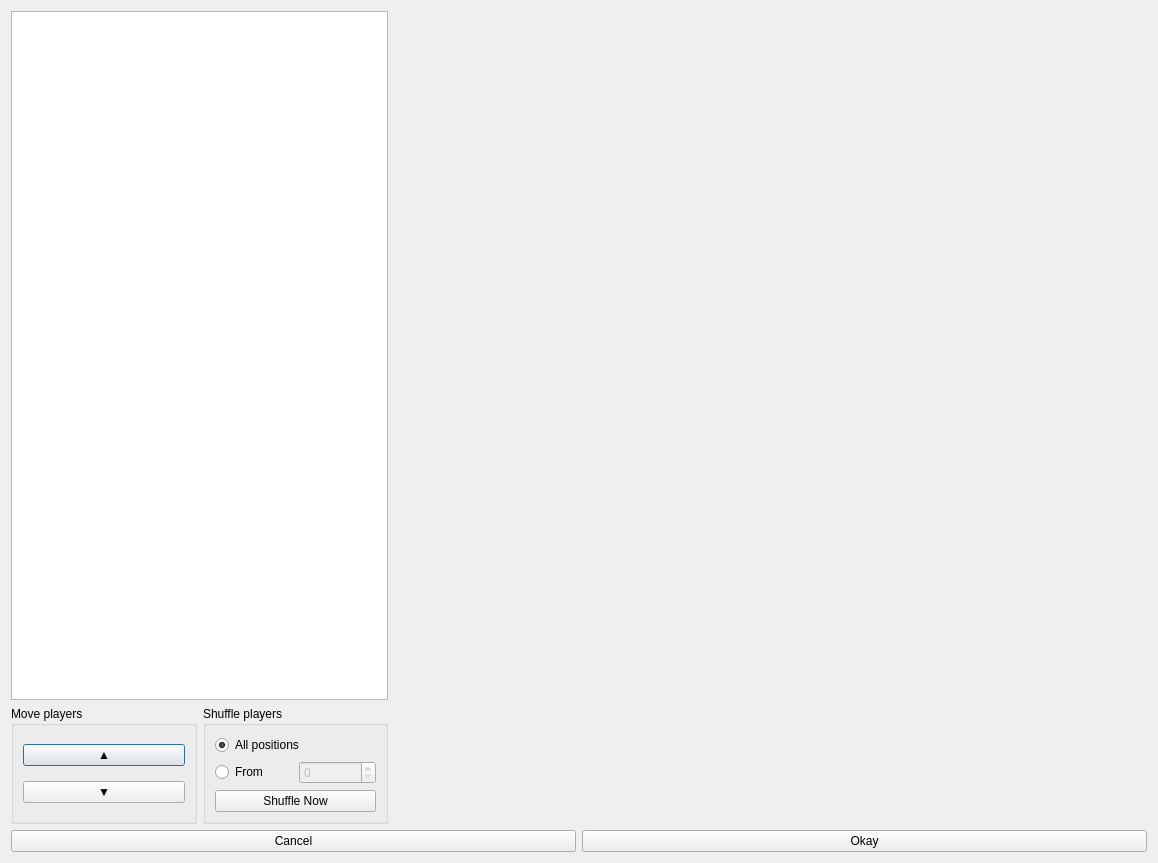
<?xml version="1.0" encoding="UTF-8"?>
<ui version="4.0">
 <class>DlgSeedingEditor</class>
 <widget class="QDialog" name="DlgSeedingEditor">
  <property name="geometry">
   <rect>
    <x>0</x>
    <y>0</y>
    <width>1158</width>
    <height>863</height>
   </rect>
  </property>
  <property name="windowTitle">
   <string>Define seeding</string>
  </property>
  <layout class="QVBoxLayout" name="verticalLayout_2">
   <item>
    <layout class="QVBoxLayout" name="verticalLayout">
     <item>
      <layout class="QHBoxLayout" name="horizontalLayout" stretch="1,2">
       <item>
        <layout class="QVBoxLayout" name="verticalLayout_6">
         <item>
          <widget class="SeedingListWidget" name="lwSeeding">
           <property name="horizontalScrollBarPolicy">
            <enum>Qt::ScrollBarAlwaysOff</enum>
           </property>
           <property name="selectionMode">
            <enum>QAbstractItemView::SingleSelection</enum>
           </property>
           <property name="selectionBehavior">
            <enum>QAbstractItemView::SelectRows</enum>
           </property>
           <property name="showGrid">
            <bool>false</bool>
           </property>
          </widget>
         </item>
         <item>
          <layout class="QHBoxLayout" name="horizontalLayout_4">
           <item>
            <widget class="QGroupBox" name="groupBox">
             <property name="title">
              <string>Move players</string>
             </property>
             <layout class="QVBoxLayout" name="verticalLayout_7">
              <item>
               <widget class="QPushButton" name="btnUp">
                <property name="text">
                 <string>▲</string>
                </property>
               </widget>
              </item>
              <item>
               <widget class="QPushButton" name="btnDown">
                <property name="text">
                 <string>▼</string>
                </property>
               </widget>
              </item>
             </layout>
            </widget>
           </item>
           <item>
            <widget class="QGroupBox" name="gbShuffle">
             <property name="sizePolicy">
              <sizepolicy hsizetype="Preferred" vsizetype="Preferred">
               <horstretch>0</horstretch>
               <verstretch>0</verstretch>
              </sizepolicy>
             </property>
             <property name="title">
              <string>Shuffle players</string>
             </property>
             <property name="flat">
              <bool>false</bool>
             </property>
             <layout class="QVBoxLayout" name="verticalLayout_5">
              <item>
               <layout class="QVBoxLayout" name="verticalLayout_4" stretch="0,0,0">
                <item>
                 <widget class="QRadioButton" name="rbShuffleAll">
                  <property name="text">
                   <string>All positions</string>
                  </property>
                  <property name="checked">
                   <bool>true</bool>
                  </property>
                  <attribute name="buttonGroup">
                   <string notr="true">bgSuffleRange</string>
                  </attribute>
                 </widget>
                </item>
                <item>
                 <layout class="QHBoxLayout" name="horizontalLayout_3" stretch="0,0">
                  <property name="sizeConstraint">
                   <enum>QLayout::SetDefaultConstraint</enum>
                  </property>
                  <item>
                   <widget class="QRadioButton" name="rbShuffleRange">
                    <property name="text">
                     <string>From</string>
                    </property>
                    <attribute name="buttonGroup">
                     <string notr="true">bgSuffleRange</string>
                    </attribute>
                   </widget>
                  </item>
                  <item>
                   <widget class="QSpinBox" name="sbRangeMin">
                    <property name="enabled">
                     <bool>false</bool>
                    </property>
                   </widget>
                  </item>
                 </layout>
                </item>
                <item>
                 <widget class="QPushButton" name="btnShuffle">
                  <property name="text">
                   <string>Shuffle Now</string>
                  </property>
                 </widget>
                </item>
               </layout>
              </item>
             </layout>
            </widget>
           </item>
          </layout>
         </item>
        </layout>
       </item>
       <item>
        <widget class="SimpleReportLib::SimpleReportViewer" name="repView" native="true"/>
       </item>
      </layout>
     </item>
    </layout>
   </item>
   <item>
    <layout class="QHBoxLayout" name="horizontalLayout_2">
     <item>
      <widget class="QPushButton" name="btnCancel">
       <property name="text">
        <string>Cancel</string>
       </property>
      </widget>
     </item>
     <item>
      <widget class="QPushButton" name="btnOkay">
       <property name="text">
        <string>Okay</string>
       </property>
      </widget>
     </item>
    </layout>
   </item>
  </layout>
 </widget>
 <customwidgets>
  <customwidget>
   <class>SimpleReportLib::SimpleReportViewer</class>
   <extends>QWidget</extends>
   <header location="global">SimpleReportGeneratorLib/SimpleReportViewer.h</header>
   <container>1</container>
  </customwidget>
  <customwidget>
   <class>SeedingListWidget</class>
   <extends>QTableWidget</extends>
   <header>ui/SeedingListWidget.h</header>
  </customwidget>
 </customwidgets>
 <resources/>
 <connections>
  <connection>
   <sender>btnCancel</sender>
   <signal>clicked()</signal>
   <receiver>DlgSeedingEditor</receiver>
   <slot>reject()</slot>
   <hints>
    <hint type="sourcelabel">
     <x>174</x>
     <y>458</y>
    </hint>
    <hint type="destinationlabel">
     <x>342</x>
     <y>240</y>
    </hint>
   </hints>
  </connection>
  <connection>
   <sender>btnOkay</sender>
   <signal>clicked()</signal>
   <receiver>DlgSeedingEditor</receiver>
   <slot>accept()</slot>
   <hints>
    <hint type="sourcelabel">
     <x>510</x>
     <y>458</y>
    </hint>
    <hint type="destinationlabel">
     <x>342</x>
     <y>240</y>
    </hint>
   </hints>
  </connection>
  <connection>
   <sender>btnDown</sender>
   <signal>clicked()</signal>
   <receiver>DlgSeedingEditor</receiver>
   <slot>onBtnDownClicked()</slot>
   <hints>
    <hint type="sourcelabel">
     <x>597</x>
     <y>141</y>
    </hint>
    <hint type="destinationlabel">
     <x>342</x>
     <y>240</y>
    </hint>
   </hints>
  </connection>
  <connection>
   <sender>btnShuffle</sender>
   <signal>clicked()</signal>
   <receiver>DlgSeedingEditor</receiver>
   <slot>onBtnShuffleClicked()</slot>
   <hints>
    <hint type="sourcelabel">
     <x>601</x>
     <y>368</y>
    </hint>
    <hint type="destinationlabel">
     <x>342</x>
     <y>240</y>
    </hint>
   </hints>
  </connection>
  <connection>
   <sender>btnUp</sender>
   <signal>clicked()</signal>
   <receiver>DlgSeedingEditor</receiver>
   <slot>onBtnUpClicked()</slot>
   <hints>
    <hint type="sourcelabel">
     <x>597</x>
     <y>66</y>
    </hint>
    <hint type="destinationlabel">
     <x>342</x>
     <y>240</y>
    </hint>
   </hints>
  </connection>
  <connection>
   <sender>bgSuffleRange</sender>
   <signal>buttonClicked(int)</signal>
   <receiver>DlgSeedingEditor</receiver>
   <slot>onShuffleModeChange()</slot>
   <hints>
    <hint type="sourcelabel">
     <x>-1</x>
     <y>-1</y>
    </hint>
    <hint type="destinationlabel">
     <x>342</x>
     <y>240</y>
    </hint>
   </hints>
  </connection>
  <connection>
   <sender>lwSeeding</sender>
   <signal>currentCellChanged(int,int,int,int)</signal>
   <receiver>DlgSeedingEditor</receiver>
   <slot>onSelectionChanged()</slot>
   <hints>
    <hint type="sourcelabel">
     <x>267</x>
     <y>347</y>
    </hint>
    <hint type="destinationlabel">
     <x>342</x>
     <y>363</y>
    </hint>
   </hints>
  </connection>
 </connections>
 <slots>
  <slot>onBtnUpClicked()</slot>
  <slot>onBtnDownClicked()</slot>
  <slot>onBtnShuffleClicked()</slot>
  <slot>onShuffleModeChange()</slot>
  <slot>onSelectionChanged()</slot>
 </slots>
 <buttongroups>
  <buttongroup name="bgSuffleRange"/>
 </buttongroups>
</ui>
